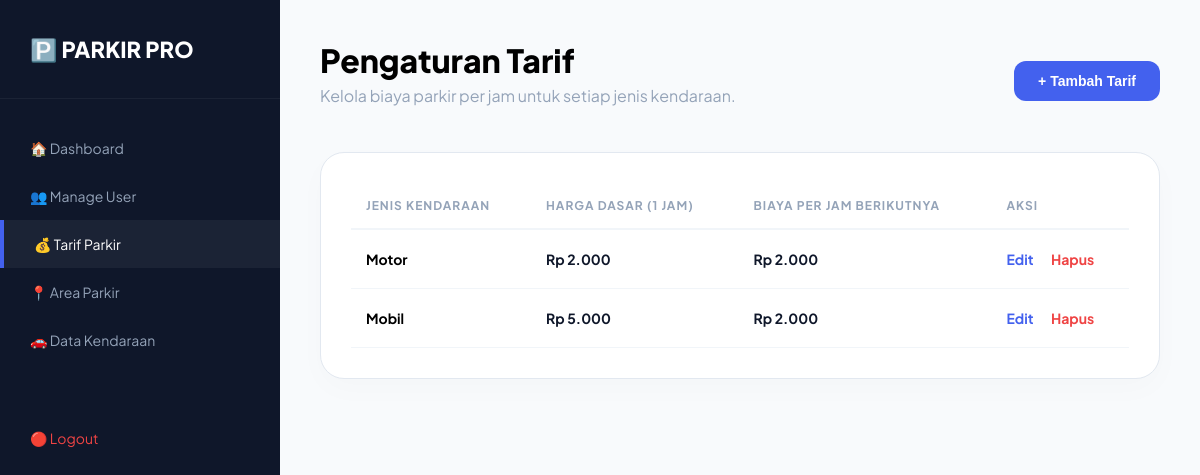
The app's page /manage_tarif.php (signed in) with its own data.
### tables this page shows
CREATE TABLE `tb_tarif` (
  `id_tarif` int(11) NOT NULL,
  `jenis_kendaraan` varchar(50) NOT NULL,
  `harga_dasar` int(11) DEFAULT NULL,
  `biaya_perjam` int(11) DEFAULT NULL,
  `biaya` int(11) NOT NULL
);

### manage_tarif.php (the view, shortened to what this page needs)
<?php
include 'koneksi.php';
$tarif = mysqli_query($conn, "SELECT * FROM tb_tarif ORDER BY id_tarif ASC");
?>
<!DOCTYPE html>
<html lang="id">
<head>
</head>
<body>
    <div class="sidebar">
        <div class="sidebar-brand">🅿️ PARKIR PRO</div>
        <div class="sidebar-menu">
            <a href="admin_dashboard.php">🏠 Dashboard</a>
            <a href="manage_user.php">👥 Manage User</a>
            <a href="manage_tarif.php" class="active">💰 Tarif Parkir</a>
            <a href="manage_area.php">📍 Area Parkir</a>
            <a href="manage_kendaraan.php">🚗 Data Kendaraan</a>
            <a href="logout.php" style="color: #ef4444; margin-top: 50px;">🔴 Logout</a>
        </div>
    </div>
    <div class="main">
        <div class="header">
            <div>
                <h1 style="margin:0; font-weight: 800;">Pengaturan Tarif</h1>
                <p style="color: var(--gray); margin-top: 5px;">Kelola biaya parkir per jam untuk setiap jenis kendaraan.</p>
            </div>
            <button class="btn-add" onclick="openModal('modalAdd')">+ Tambah Tarif</button>
        </div>
        <div class="card">
            <table>
                <thead>
                    <tr>
                        <th>JENIS KENDARAAN</th>
                        <th>HARGA DASAR (1 JAM)</th>
                        <th>BIAYA PER JAM BERIKUTNYA</th>
                        <th>AKSI</th>
                    </tr>
                </thead>
                <tbody>
                    <?php while($row = mysqli_fetch_assoc($tarif)): ?>
                    <tr>
                        <td><strong><?= $row['jenis_kendaraan'] ?></strong></td>
                        <td class="price-tag">Rp <?= number_format($row['harga_dasar'], 0, ',', '.') ?></td>
                        <td class="price-tag">Rp <?= number_format($row['biaya_perjam'], 0, ',', '.') ?></td>
                        <td>
                            <span class="btn-edit" onclick="openEditModal(<?= htmlspecialchars(json_encode($row)) ?>)">Edit</span>
                            <a href="?delete=<?= $row['id_tarif'] ?>" class="btn-del" onclick="return confirm('Hapus tarif ini?')">Hapus</a>
                        </td>
                    </tr>
                    <?php endwhile; ?>
                </tbody>
            </table>
        </div>
    </div>
</body>
</html>

### manage_tarif.php (style rules this page uses)
:root { --primary: #4361ee; --dark: #0f172a; --bg: #f8fafc; --white: #ffffff; --gray: #94a3b8; }
body { font-family: 'Plus Jakarta Sans', sans-serif; background: var(--bg); margin: 0; display: flex; }
.sidebar { width: 280px; height: 100vh; background: var(--dark); color: white; position: fixed; }
.sidebar-brand { padding: 35px 30px; font-size: 22px; font-weight: 800; border-bottom: 1px solid rgba(255,255,255,0.05); }
.sidebar-menu { list-style: none; padding: 25px 0; margin: 0; }
.sidebar-menu a { padding: 15px 30px; display: block; color: #94a3b8; text-decoration: none; transition: 0.3s; font-size: 14px; }
.sidebar-menu a:hover, .sidebar-menu a.active { color: white; background: rgba(255,255,255,0.05); border-left: 4px solid var(--primary); }
.main { margin-left: 280px; width: 100%; padding: 40px; box-sizing: border-box; }
.header { display: flex; justify-content: space-between; align-items: center; margin-bottom: 30px; }
.btn-add { background: var(--primary); color: white; padding: 12px 24px; border-radius: 12px; text-decoration: none; font-weight: 600; font-size: 14px; cursor: pointer; border: none; }
.card { background: var(--white); border-radius: 24px; padding: 30px; box-shadow: 0 10px 30px rgba(0,0,0,0.02); border: 1px solid #e2e8f0; }
table { width: 100%; border-collapse: collapse; }
th { text-align: left; padding: 15px; color: var(--gray); font-size: 12px; border-bottom: 2px solid #f1f5f9; text-transform: uppercase; letter-spacing: 1px; }
td { padding: 20px 15px; border-bottom: 1px solid #f1f5f9; font-size: 14px; }
.price-tag { font-weight: 700; color: var(--dark); }
.btn-edit { color: var(--primary); font-weight: 700; cursor: pointer; text-decoration: none; margin-right: 15px; }
.btn-del { color: #ef4444; font-weight: 700; text-decoration: none; }

### records on screen
tb_tarif: jenis_kendaraan "Motor", harga_dasar "2.000", biaya_perjam "2.000"
tb_tarif: jenis_kendaraan "Mobil", harga_dasar "5.000", biaya_perjam "2.000"
